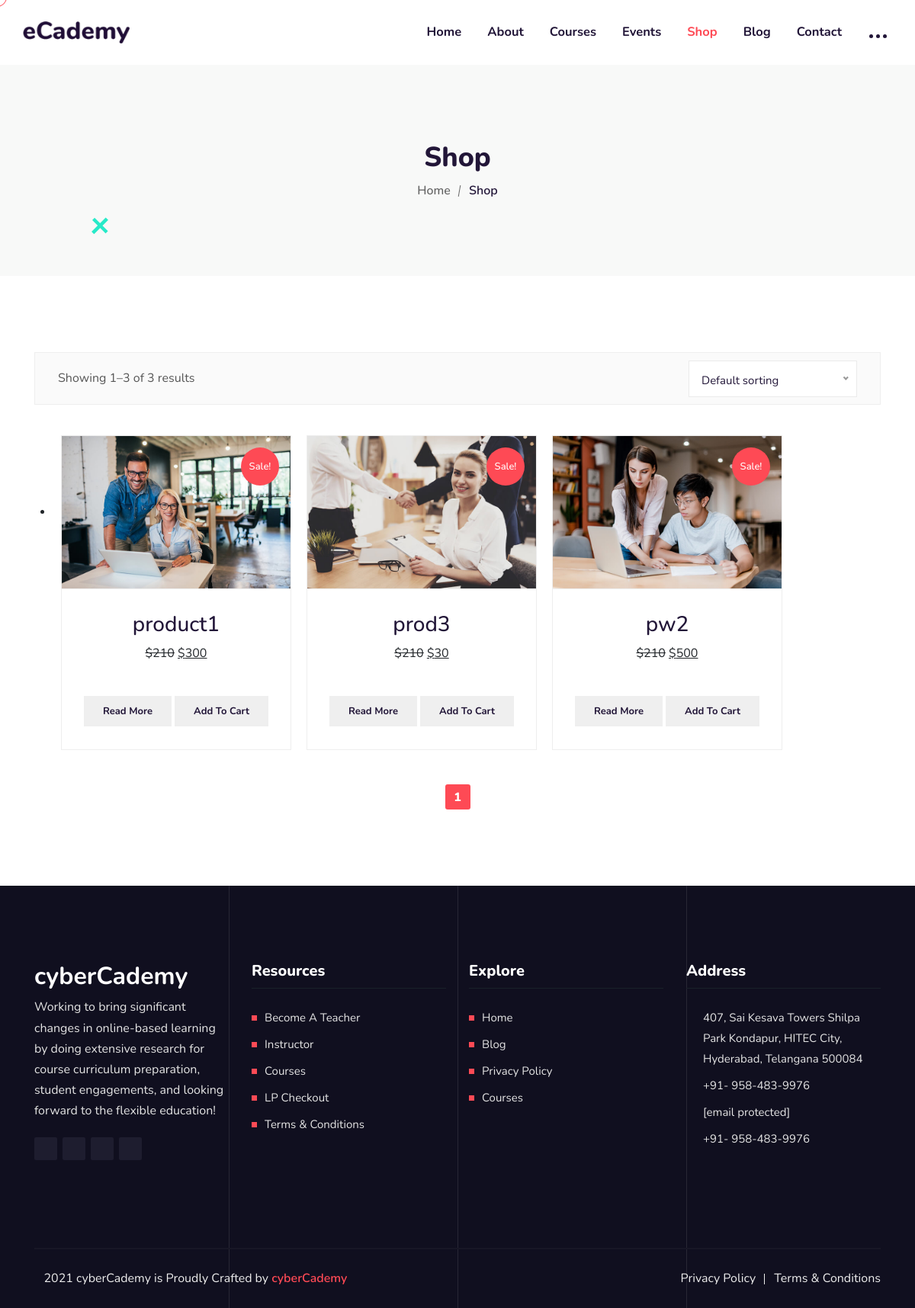
The app's page /shop/ with its own data.
### shop/models.py (models this page shows, shortened)
class product_detail(models.Model):
    product_img=models.ImageField(upload_to='image/shop/')
    product_title=models.CharField(max_length=100)
    slug=models.SlugField(unique=True,max_length=1000)
    product_price=models.IntegerField()
    about_product=models.TextField()
    product_description=models.TextField()
    product_tag=models.CharField(max_length=100)
    quntity=models.IntegerField()
    product_sku=models.IntegerField()
    category=models.CharField(max_length=100)
    created_date=models.DateField(auto_now_add=True)

### shop/views.py (the view)
# urls.py: path('', include('shop.urls')),
def shop(request):
    prod=product_detail.objects.all()
    rt_count=[]
    for p in prod:
        rt=shop_review.objects.filter(shop=p).aggregate(Count('rate'))
        rt['id']=p.id
        rt_count.append(rt)
    if request.GET.get('category') != None:
        product_detl=product_detail.objects.filter(category=request.GET.get('category'))
    elif request.GET.get('tag') != None:
        product_detl=product_detail.objects.filter(product_tag=request.GET.get('tag'))
    elif request.GET.get('orderby') != None and request.GET.get('orderby') == 'menu_order':
        product_detl=product_detail.order_by('id')
    elif request.GET.get('orderby') != None and  request.GET.get('orderby') == 'popularity':
        product_detl=product_detail.objects.order_by('id')
    elif request.GET.get('orderby') != None and  request.GET.get('orderby') == 'price-desc':
        product_detl=product_detail.objects.order_by('-product_price')
    elif request.GET.get('orderby') != None and request.GET.get('orderby') == 'date':
        product_detl=product_detail.objects.order_by('-id')
    elif request.GET.get('orderby') != None and request.GET.get('orderby') == 'price':
        product_detl=product_detail.objects.order_by('product_price')
    else:
        product_detl=product_detail.objects.order_by('id')
    paginator=Paginator(product_detl,6)
    page_no=request.GET.get('page')
    products=paginator.get_page(page_no)
    res={'product':products,'rate_count':rt_count,'count':product_detail.objects.all().count,'result_count':len(product_detl)}
    return  render(request,'shop.html',res)

### shop/templates/shop.html (shortened to what this page needs)
{% extends 'basic.html' %}
{% block body %}
{% load static %}
{% block body1 %}
<link rel='stylesheet' id='learn-press-pmpro-style-css'
    href=" {% static '/wp-content/plugins/ecademy-toolkit/inc/paid-membership-pro/assets/lp-pms-style.min.css' %}"
    type='text/css' media='all' />
{% endblock body1 %}
<div class="page-title-area">
    <div class="container">
        <div class="page-title-content">
            <h2>Shop</h2>
            <ul>
                <li><a href="/">Home</a></li>
                <li>Shop</li>
            </ul>
        </div>
    </div>
    <div class="shape9">
        <img src="{% static '/wp-content/themes/ecademy/assets/img/shape8.svg' %}" alt="Shape Image One">
    </div>
</div>
<div id="primary" class="content-area">
    <main id="main" class="site-main" role="main">
        <div class="products-area ptb-100 ">
            <div class="container">
                <div class="row">
                    <div class="col-lg-12 col-md-12">
                        <div class="woocommerce-topbar">
                            {% if product|length != 0 %}     <p class="woocommerce-result-count">
                                Showing 1&ndash;{{count}} of {{result_count}}  results</p>{% endif %}
                            <form class="woocommerce-ordering woocommerce-topbar-ordering" method="get">
                            </form>
                        </div>
                        <ul class="products columns-3 row">{% for p in product %}
                            <li class="pmpro-has-access product type-product post-1006 status-publish
                             first outofstock product_cat-business product_tag-book has-post-thumbnail sale
                              shipping-taxable purchasable product-type-simple" style="padding: 10px;">
                                <div class="single-products single-products-box">
                                    <a href="{% url 'single-shop' p.slug %}"
                                        class="woocommerce-LoopProduct-link woocommerce-loop-product__link">
                                        <div class="products-image">
                                            <img width="300" height="300" src="/media/{{p.product_img}}"
                                                class="attachment-woocommerce_thumbnail size-woocommerce_thumbnail"
                                                alt="" loading="lazy" srcset="/media/{{p.product_img}} 300w, /media/{{p.product_img}} 150w,
                                                /media/{{p.product_img}} 400w, /media/{{p.product_img}} 100w"
                                                sizes="(max-width: 300px) 100vw, 300px" />
                                        </div>
                                        <div class="products-content">
                                            <h3 id='prod_title'><a
                                                    href="{% url 'single-shop' p.slug %}">{{p.product_title}}</a></h3>
                                            <span class="price"><del aria-hidden="true"><span
                                                        class="woocommerce-Price-amount amount"><bdi><span
                                                                class="woocommerce-Price-currencySymbol">&#36;</span>210</bdi></span></del>
                                                <ins><span class="woocommerce-Price-amount amount"><bdi><span
                                                                id='prod_price'
                                                                class="woocommerce-Price-currencySymbol">&#36;</span>{{p.product_price}}</bdi></span></ins></span>
                                            <ul>
                                                {% for i in rate_count %}
                                                {% if i.id == p.id  %}
                                                {% if i.rate__count <= 20 %}
                                                <li><i class="fa fa-star-o"></i></li>
                                                <li><i class="fa fa-star-o"></i></li>
                                                <li><i class="fa fa-star-o"></i></li>
                                                <li><i class="fa fa-star-o"></i></li>
                                                <li><i class="fa fa-star-o"></i></li>
                                                {% elif i.rate__count >= 20 %}
                                                <li><i class="fa fa-star"></i></li>
                                                <li><i class="fa fa-star-o"></i></li>
                                                <li><i class="fa fa-star-o"></i></li>
                                                <li><i class="fa fa-star-o"></i></li>
                                                <li><i class="fa fa-star-o"></i></li>
                                                {%  elif i.rate__count >= 33 %}
                                                <li><i class="fa fa-star"></i></li>
                                                <li><i class="fa fa-star"></i></li>
                                                <li><i class="fa fa-star-o"></i></li>
                                                <li><i class="fa fa-star-o"></i></li>
                                                <li><i class="fa fa-star-o"></i></li>
                                                {% elif i.rate__count >= 60 %}
                                                <li><i class="fa fa-star"></i></li>
                                                <li><i class="fa fa-star"></i></li>
                                                <li><i class="fa fa-star"></i></li>
                                                <li><i class="fa fa-star-o"></i></li>
                                                <li><i class="fa fa-star-o"></i></li>
                                                {% elif i.rate__count >= 75 %}
                                                <li><i class="fa fa-star"></i></li>
                                                <li><i class="fa fa-star"></i></li>
                                                <li><i class="fa fa-star"></i></li>
                                                <li><i class="fa fa-star"></i></li>
                                                <li><i class="fa fa-star-o"></i></li>
                                                {% elif i.rate__count >= 100 %}
                                                <li><i class="fa fa-star"></i></li>
                                                <li><i class="fa fa-star"></i></li>
                                                <li><i class="fa fa-star"></i></li>
                                                <li><i class="fa fa-star"></i></li>
                                                <li><i class="fa fa-star"></i></li>
                                                {% endif %}
                                                {% endif %}{% endfor %}
                                            </ul>
                                            <button>
                                                <a href="{% url 'single-shop' p.slug %}" data-quantity="1"
                                                    class="button product_type_simple add-to-cart-btn"
                                                    data-product_id="1006" data-product_sku="10"
                                                    aria-label="Read more about &ldquo;Book Cover Softcover&rdquo;"
                                                    rel="nofollow">Read more</a></button>
                                            <button>
                                                <a href="{% url 'add-to-cart' p.slug %}" data-quantity="1"
                                                    class="button product_type_simple add-to-cart-btn"
                                                    data-product_id="1011" data-product_sku=""
                                                    aria-label="Add “Running From Me” to your cart" rel="nofollow">Add
                                                    to cart</a></button>
                                        </div>
                                        <span class="sale-btn">Sale!</span>
                                    </a> </div>
                            </li>{% endfor %}
                        </ul>
                        <div class="pagination-area" style="text-align: center;">
                            <nav class="woocommerce-pagination">
                                {% for i in product.paginator.page_range %}
                                {% if product.number == i %}
                                <span aria-current="page" class="page-numbers current">{{i}}</span>
                                {% else %} <span aria-current="page" class="page-numbers ">{{i}}</span>
                                {% endif %}{% endfor %}
                            </nav>
                        </div>
                    </div>
                </div>
            </div>
        </div>
    </main>
</div>
{% endblock body %}

### course/static/wp-content/themes/ecademy/assets/css/woocommerce.css (style rules this page uses)
.products-area { position: relative }
button { -webkit-transition: .4s; transition: .4s }
.woocommerce-topbar { border: 1px solid #eee; position: relative; padding: 20px 30px; margin-bottom: 30px; background: #fafafa }
.woocommerce-topbar .woocommerce-result-count { font-size: 16px; margin: 0; float: none; color: #565656 }
.woocommerce-topbar .woocommerce-topbar-ordering { margin: 0; float: none; position: absolute; top: 10px; right: 30px }
.single-products { text-align: center; position: relative; background-color: var(--whiteColor); border: 1px solid #eee }
.single-products>a { display: none }
.single-products .products-image { overflow: hidden; position: relative }
.single-products .products-image>a { display: block !important }
.single-products .products-image img { -webkit-transition: all 1.5s ease-out; transition: all 1.5s ease-out; margin: 0 !important }
.single-products .products-image::before { position: absolute; top: 0; left: 0; width: 100%; height: 100%; background: #000; content: ''; -webkit-transition: .4s; transition: .4s; z-index: 1; opacity: 0; visibility: hidden }
.single-products .products-image ul li a { display: block; background: var(--whiteColor); width: 40px; height: 40px; line-height: 42px; border-radius: 30px; margin: 0 5px }
.single-products .products-image ul li a:nth-child(1) { margin-left: -15px }
.single-products .products-content { padding: 30px 15px; border-top: 1px solid #eee }
.single-products .products-content ul { padding-left: 0; margin-bottom: 20px; list-style-type: none }
.single-products .products-content ul li { display: inline-block; color: #ffba0a; font-size: 15px; margin: -1px }
.single-products .sale-btn { position: absolute; top: 15px; right: 15px; color: #fff; width: 50px; font-weight: 500; height: 50px; line-height: 50px; border-radius: 50%; z-index: 2; font-size: 13px; text-align: center }
.product-link a.woocommerce-LoopProduct-link.woocommerce-loop-product__link { display: none }

### course/static/wp-content/uploads/elementor/css/post-17.css (style rules this page uses)
.elementor-kit-17 { --e-global-color-primary:#6EC1E4;--e-global-color-secondary:#54595F;--e-global-color-text:#7A7A7A;--e-global-color-accent:#61CE70;--e-global-color-34b3b30f:#4054B2;--e-global-color-19f78e1f:#23A455;--e-global-color-376dbcff:#000;--e-global-color-2b9948a6:#FFF;--e-global-typography-primary-font-family:"Roboto";--e-global-typography-primary-font-weight:600;--e-global-typography-secondary-font-family:"Roboto Slab";--e-global-typography-secondary-font-weight:400;--e-global-typography-text-font-family:"Roboto";--e-global-typography-text-font-weight:400;--e-global-typography-accent-font-family:"Roboto";--e-global-typography-accent-font-weight:500 }

### records on screen
product_detail: product_img (picture), product_title "product1", product_price "300"
product_detail: product_img (picture), product_title "prod3", product_price "30"
product_detail: product_img (picture), product_title "pw2", product_price "500"

### other values on screen
{{ count }} "3"
{{ result_count }} "3"
{{ i }} "1"
